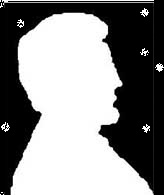
#> input picture 4 Morfologicas/hombre.jpg, 164 x 195 px
$ python 1_erosion.py
#> lines starting #> are read from the running program, lines starting #| are printed output that depends on the picture
import cv2
import numpy as np
import matplotlib.pyplot as plt

# Cargar la imagen en escala de grises
image = cv2.imread("hombre.jpg", cv2.IMREAD_GRAYSCALE)
#> image is the input picture: shape (195, 164); min 0, max 255, mean 137.1

# Crear un kernel para la erosión
#kernel = np.ones((3, 3), np.uint8)  # Kernel de 5x5 de unos
#print(kernel)

kernel = np.array([[0, 1, 0],
                         [1, 1, 1],
                         [0, 1, 0]], dtype=np.uint8)
print(kernel)

# Aplicar erosión
eroded_image = cv2.erode(image, kernel, iterations=1)
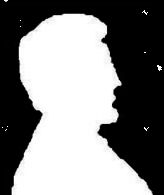
#> eroded_image: shape (195, 164); min 0, max 255, mean 129.3

# Mostrar la imagen original y la imagen erosionada
plt.figure(figsize=(10, 5))
plt.subplot(1, 2, 1)
plt.title("Imagen Original")
plt.imshow(image, cmap="gray")
plt.axis("off")

plt.subplot(1, 2, 2)
plt.title("Imagen Erosionada")
plt.imshow(eroded_image, cmap="gray")
plt.axis("off")

plt.show()
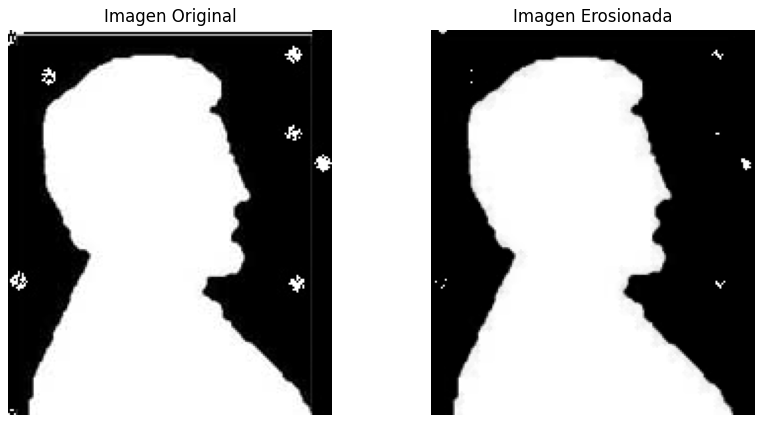
#> figure drawn by matplotlib, 2 panels

$ run again, with 4 Morfologicas/dactilar.jpg copied over 4 Morfologicas/hombre.jpg
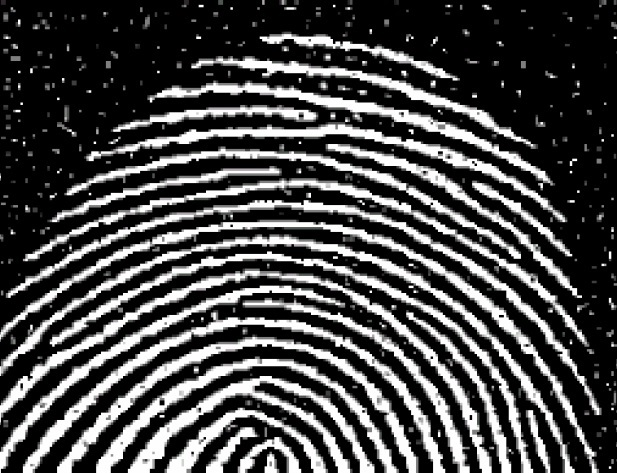
#> input picture 4 Morfologicas/dactilar.jpg, 617 x 473 px
#> `eroded_image = cv2.erode(image, kernel, iterations=1)`:
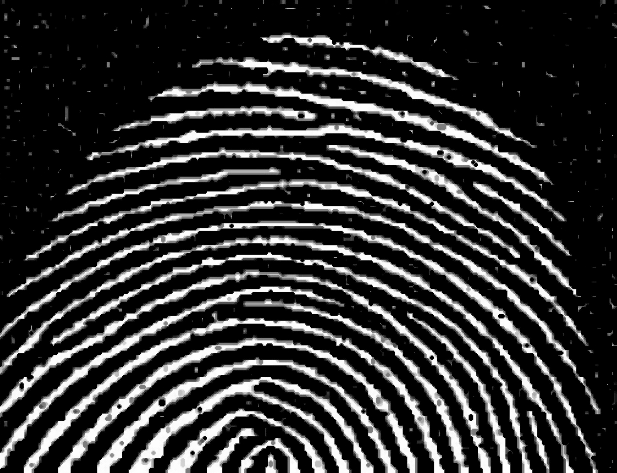
#> eroded_image: shape (473, 617); min 0, max 255, mean 50.6
#> `plt.show()`:
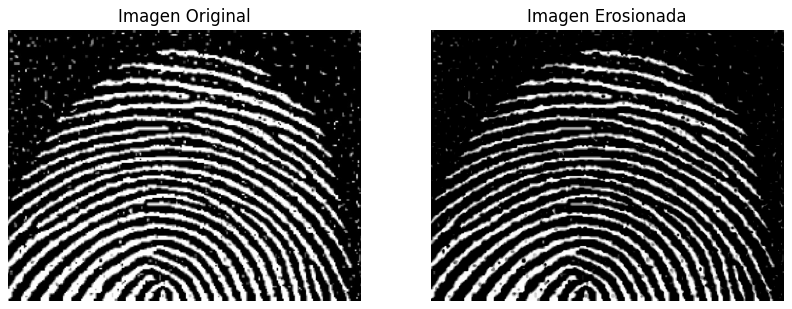
#> figure drawn by matplotlib, 2 panels
